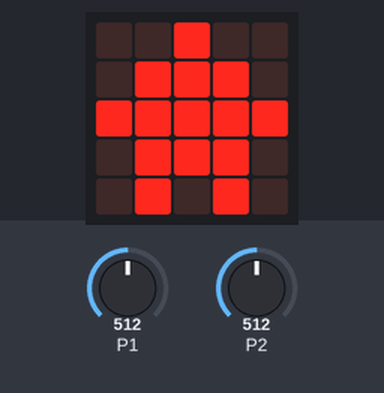
Recording of a program running on a simulated BBC micro:bit running MicroPython. Parts: the board's 5×5 LED display. Inputs (shaded band) come from the test bench; at power-on: P1 = 512, P2 = 512 (analog values on the 0–1023 scale).

Above: at 1.2 s.
1.3 s: P1 set to 583
2.8 s: P1 set to 608
At 3.8 s:
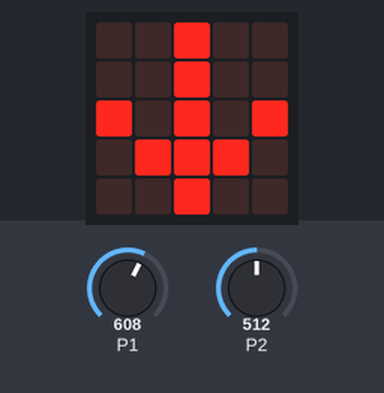
4.3 s: P1 set to 390
At 5.0 s:
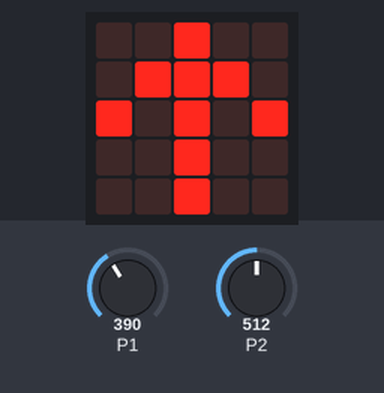
5.8 s: P1 set to 408
At 6.1 s:
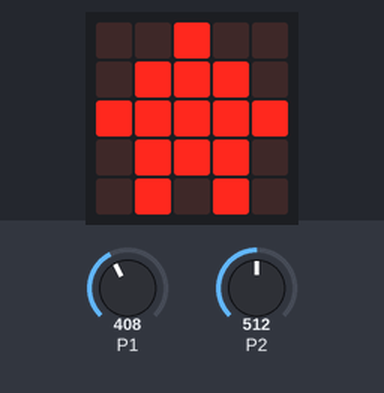
7.3 s: P2 set to 594
8.8 s: P2 set to 611
At 9.6 s:
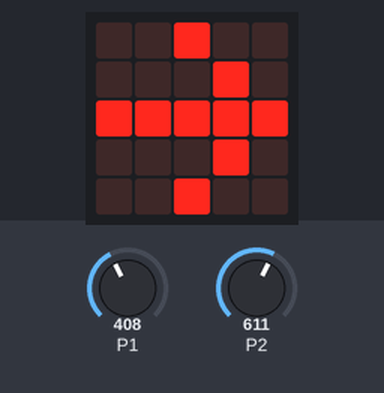
Timing chart, 0 to 11.3 s (numbered marks = the images above; inputs shaded):
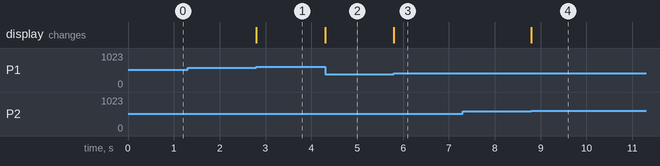

The program:

Lesson01.py
```python
# import related libraries
from microbit import *

display.show(Image.HOUSE)

while True:
    #Read the toggle state of the joystick
    x = pin2.read_analog()
    y = pin1.read_analog()
    #Determine the direction in which the joystick is toggled
    if x > 600 and (400 < y < 600):
        display.show(Image.ARROW_E)
    elif x < 400 and (400 < y < 600):
        display.show(Image.ARROW_W)
    elif y > 600 and (400 < x < 600):
        display.show(Image.ARROW_S)
    elif y < 400 and (400 < x < 600):
        display.show(Image.ARROW_N)
    else:
        display.show(Image.HOUSE)
```

Measured:
- the behaviour switches between 600 and 601 on P1 (found by bisection; images 0 and 1)
- the behaviour switches between 399 and 400 on P1 (found by bisection; images 2 and 3)
- the behaviour switches between 600 and 601 on P2 (found by bisection; images 3 and 4)
- after the input at 1.3 s, every drawn part: stays the same
- after the input at 2.8 s, the display: changes at once (image 1)
- after the input at 4.3 s, the display: changes at once (image 2)
- after the input at 5.8 s, the display: changes at once (image 3)
- after the input at 7.3 s, every drawn part: stays the same
- after the input at 8.8 s, the display: changes at once (image 4)
